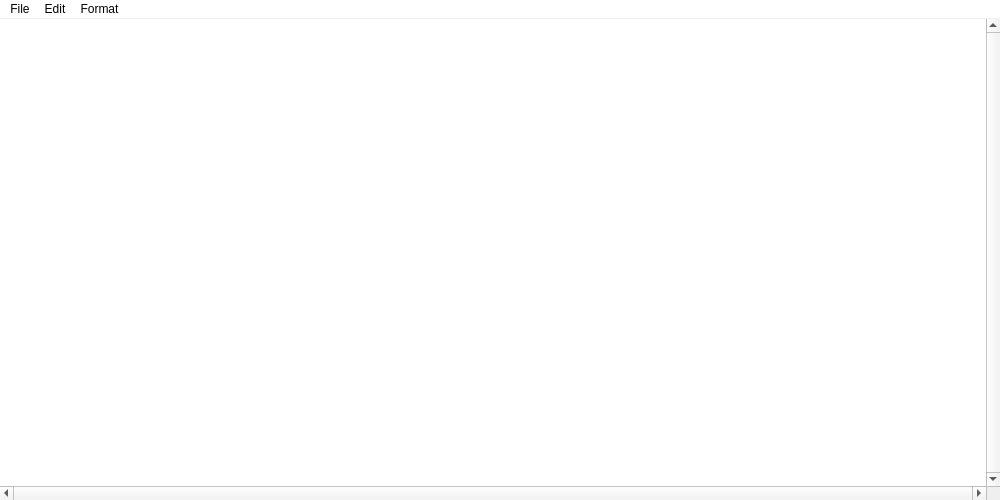
<?xml version="1.0" encoding="UTF-8"?>
<ui version="4.0">
 <class>TextEditor</class>
 <widget class="QMainWindow" name="TextEditor">
  <property name="geometry">
   <rect>
    <x>0</x>
    <y>0</y>
    <width>1000</width>
    <height>500</height>
   </rect>
  </property>
  <property name="windowTitle">
   <string>Untitled - Notepad</string>
  </property>
  <property name="windowIcon">
   <iconset resource="../resources.qrc">
    <normaloff>:/images/.ico/text_editor.ico</normaloff>:/images/.ico/text_editor.ico</iconset>
  </property>
  <widget class="QWidget" name="central_widget">
   <property name="font">
    <font>
     <pointsize>11</pointsize>
    </font>
   </property>
   <layout class="QHBoxLayout" name="horizontal_layout">
    <property name="spacing">
     <number>0</number>
    </property>
    <property name="leftMargin">
     <number>0</number>
    </property>
    <property name="topMargin">
     <number>0</number>
    </property>
    <property name="rightMargin">
     <number>0</number>
    </property>
    <property name="bottomMargin">
     <number>0</number>
    </property>
    <item>
     <widget class="QTextEdit" name="text_edit">
      <property name="font">
       <font>
        <family>Segoe UI</family>
        <pointsize>12</pointsize>
       </font>
      </property>
      <property name="frameShape">
       <enum>QFrame::NoFrame</enum>
      </property>
      <property name="verticalScrollBarPolicy">
       <enum>Qt::ScrollBarAlwaysOn</enum>
      </property>
      <property name="horizontalScrollBarPolicy">
       <enum>Qt::ScrollBarAlwaysOn</enum>
      </property>
      <property name="lineWrapMode">
       <enum>QTextEdit::NoWrap</enum>
      </property>
      <property name="html">
       <string>&lt;!DOCTYPE HTML PUBLIC &quot;-//W3C//DTD HTML 4.0//EN&quot; &quot;http://www.w3.org/TR/REC-html40/strict.dtd&quot;&gt;
&lt;html&gt;&lt;head&gt;&lt;meta name=&quot;qrichtext&quot; content=&quot;1&quot; /&gt;&lt;meta charset=&quot;utf-8&quot; /&gt;&lt;style type=&quot;text/css&quot;&gt;
p, li { white-space: pre-wrap; }
hr { height: 1px; border-width: 0; }
&lt;/style&gt;&lt;/head&gt;&lt;body style=&quot; font-family:'Segoe UI'; font-size:12pt; font-weight:400; font-style:normal;&quot;&gt;
&lt;p style=&quot;-qt-paragraph-type:empty; margin-top:0px; margin-bottom:0px; margin-left:0px; margin-right:0px; -qt-block-indent:0; text-indent:0px;&quot;&gt;&lt;br /&gt;&lt;/p&gt;&lt;/body&gt;&lt;/html&gt;</string>
      </property>
      <property name="tabStopDistance">
       <double>40.000000000000000</double>
      </property>
     </widget>
    </item>
   </layout>
  </widget>
  <widget class="QMenuBar" name="menu_bar">
   <property name="geometry">
    <rect>
     <x>0</x>
     <y>0</y>
     <width>1000</width>
     <height>21</height>
    </rect>
   </property>
   <property name="styleSheet">
    <string notr="true">QMenuBar
{
	border-bottom-width: 1px;
	border-bottom-style : solid;
	border-bottom-color: #f0f0f0;
	background-color    :  white;
}</string>
   </property>
   <widget class="QMenu" name="menu_file">
    <property name="title">
     <string>File</string>
    </property>
    <addaction name="action_new"/>
    <addaction name="action_open"/>
    <addaction name="action_save"/>
    <addaction name="separator"/>
    <addaction name="action_exit"/>
   </widget>
   <widget class="QMenu" name="menu_edit">
    <property name="title">
     <string>Edit</string>
    </property>
    <addaction name="action_undo"/>
    <addaction name="separator"/>
    <addaction name="action_cut"/>
    <addaction name="action_copy"/>
    <addaction name="action_paste"/>
    <addaction name="action_delete"/>
   </widget>
   <widget class="QMenu" name="menu_format">
    <property name="title">
     <string>Format</string>
    </property>
    <addaction name="action_font"/>
    <addaction name="action_syntax_highlighting"/>
   </widget>
   <addaction name="menu_file"/>
   <addaction name="menu_edit"/>
   <addaction name="menu_format"/>
  </widget>
  <action name="action_open">
   <property name="text">
    <string>Open</string>
   </property>
  </action>
  <action name="action_save">
   <property name="text">
    <string>Save</string>
   </property>
  </action>
  <action name="action_exit">
   <property name="text">
    <string>Exit</string>
   </property>
  </action>
  <action name="action_undo">
   <property name="enabled">
    <bool>false</bool>
   </property>
   <property name="text">
    <string>Undo</string>
   </property>
   <property name="iconVisibleInMenu">
    <bool>false</bool>
   </property>
  </action>
  <action name="action_cut">
   <property name="enabled">
    <bool>false</bool>
   </property>
   <property name="text">
    <string>Cut</string>
   </property>
  </action>
  <action name="action_copy">
   <property name="enabled">
    <bool>false</bool>
   </property>
   <property name="text">
    <string>Copy</string>
   </property>
  </action>
  <action name="action_paste">
   <property name="text">
    <string>Paste</string>
   </property>
  </action>
  <action name="action_delete">
   <property name="text">
    <string>Delete</string>
   </property>
  </action>
  <action name="action_font">
   <property name="text">
    <string>Font...</string>
   </property>
  </action>
  <action name="action_syntax_highlighting">
   <property name="text">
    <string>Syntax highlighting</string>
   </property>
  </action>
  <action name="action_new">
   <property name="text">
    <string>New</string>
   </property>
  </action>
 </widget>
 <resources>
  <include location="../resources.qrc"/>
 </resources>
 <connections/>
</ui>
